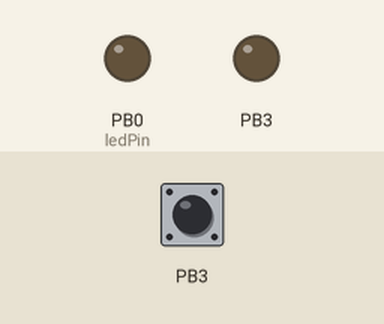
The sketch below on a simulated ATtiny85, built with avr-gcc and run on an emulated ATtiny85. On the bench: output pins drawn as LEDs (lit = HIGH). Dashed ring = blinking. The inputs (shaded band) are chosen by the test bench; at power-on: PB3 LOW.

Above: at 1.4 s.
1.5 s: PB3 pulsed HIGH 5 times (0.12 s each, 0.3 s apart)
At 1.78 s:
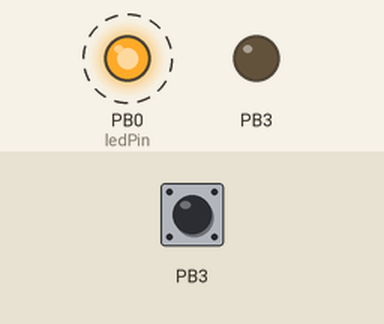
At 4.0 s:
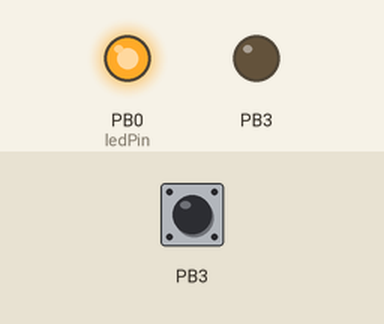
Timing chart, 0 to 4.4 s (numbered marks = the images above; inputs shaded):
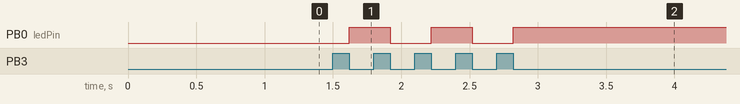

The sketch:

a_MemoryMound_cap.ino
```cpp
// MEMORY MOUNDS //
// capacitive sensing code running on ATtiny
// taken from Dave Mellis' "Touch" example code
// >> www. etextile-summercamp.org/swatch-exchange/memory-mounds/

#include <SendOnlySoftwareSerial.h>
SendOnlySoftwareSerial mySerial (1);  // Tx pin +

int calibration3 = 3;
int previous3;
int ledPin = 0;
int togglestate3 = LOW;

void setup() {
  // set the data rate for the SoftwareSerial port
  mySerial.begin(57600);
  mySerial.println("starting...");
  pinMode(ledPin, OUTPUT);
  // CAPACITIVE CALLIBRATION:
  delay(100);
  for (int i = 0; i < 8; i++) {
    calibration3 += chargeTime(PB3);
    delay(20);
  }
  calibration3 = (calibration3 + 4) / 8;
}

void loop() {
  int n3 = chargeTime(PB3);
  if (previous3 <= calibration3 && n3 > calibration3) {
    if (togglestate3 == LOW) togglestate3 = HIGH;
    else togglestate3 = LOW;
    digitalWrite(ledPin, togglestate3);
  }
  previous3 = n3;
  delayMicroseconds(500);
}

byte chargeTime(byte pin) {
  byte mask = (1 << pin);
  byte i;
  DDRB &= ~mask; // input
  PORTB |= mask; // pull-up on
  for (i = 0; i < 16; i++) {
    if (PINB & mask) break;
  }
  PORTB &= ~mask; // pull-up off
  DDRB |= mask; // discharge
  return i;
}
```

Measured:
- by itself, PB0 (ledPin): alternates HIGH for 0.30 s and LOW for 0.30 s, 5 changes in all, then stays HIGH
